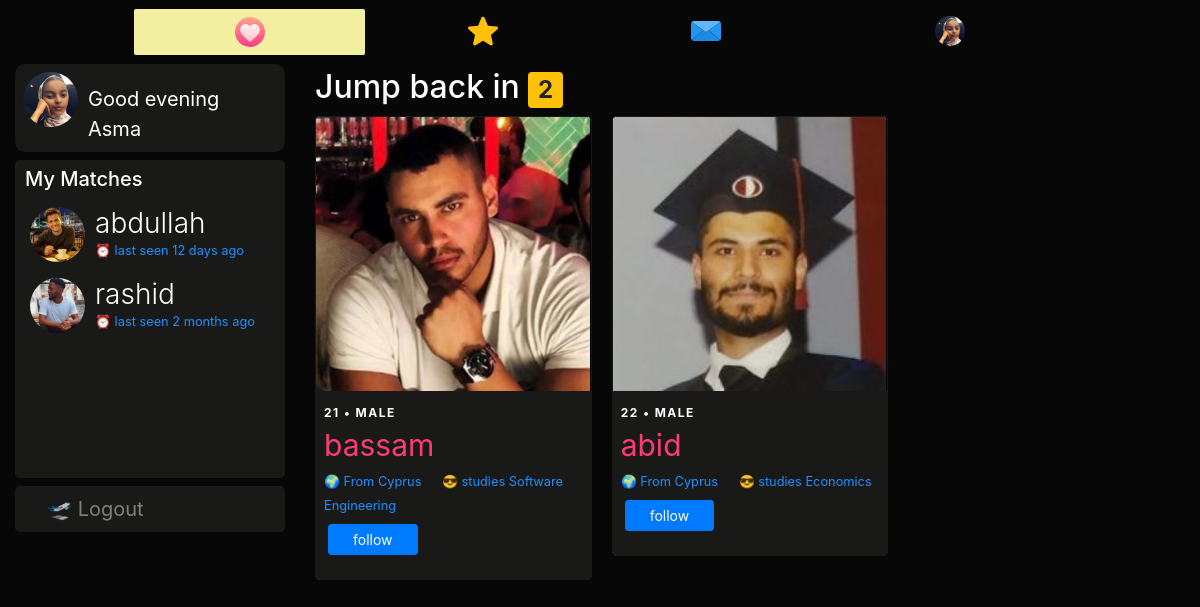
Page /home (signed in) on the committed database.
### dating/models.py (models this page shows, shortened)
class User(db.Model, UserMixin):
	id = db.Column(db.Integer, primary_key=True)
	username = db.Column(db.String(20), unique=True, nullable=False)
	email = db.Column(db.String(120), unique=True, nullable=True)
	dp = db.Column(db.String(20), nullable=False, default='default.jpg')
	dp2 = db.Column(db.String(20), nullable=False, default='flip.png')
	dp3 = db.Column(db.String(20), nullable=False, default='plane.png')
	password = db.Column(db.String(60), nullable=False)
	last_seen = db.Column(db.DateTime, default=datetime.utcnow)
	date_joined = db.Column(db.DateTime, nullable=False, default=datetime.utcnow)
	department = db.Column(db.String(20), nullable=False)
	student_number = db.Column(db.Integer(), unique=True, nullable=True)
	age = db.Column(db.DateTime, nullable=False)
	gender = db.Column(db.String(20), nullable=False)
	country = db.Column(db.String(20), default="Cyprus", nullable=True)
	bio = db.Column(db.String(120), nullable=True)
	private = db.Column(db.Boolean, default=False, nullable=False)
	snapchat = db.Column(db.String(20), default="snapchat", nullable=True)
	instagram = db.Column(db.String(20), default="instagram", nullable=True)
	followed = db.relationship(
		'User', secondary=followers,
		primaryjoin=(followers.c.follower_id == id),
		secondaryjoin=(followers.c.followed_id == id),
		backref=db.backref('followers', lazy='dynamic'), lazy='dynamic')
	messages_sent = db.relationship('Message',
									foreign_keys='Message.sender_id',
									backref='author', lazy='dynamic')
	messages_received = db.relationship('Message',
										foreign_keys='Message.recipient_id',
										backref='recipient', lazy='dynamic')
	last_message_read_time = db.Column(db.DateTime)
	def is_following(self, user):
		return self.followed.filter(followers.c.followed_id == user.id).count() > 0
	def new_messages(self):
		last_read_time = self.last_message_read_time or datetime(1900, 1, 1)
		return Message.query.filter_by(recipient=self).filter(
			Message.timestamp > last_read_time).count()

### dating/routes.py (the view)
@app.route('/')
@app.route('/home', methods=['GET', 'POST'])
def home():
	if current_user.is_authenticated:
		users = User.query.all()
		match_with = set()
		for user in users:
			if not current_user.is_following(user) and current_user.gender != user.gender:
				match_with.add(user)
		hour = datetime.now().hour
		year = datetime.now().year
		greeting = "Good morning" if 5<=hour<12 else "Good afternoon" if hour<18 else "Good evening"
		return render_template('swipe.html', title="Match with friends", match_with=match_with, greeting=greeting, year=year, users=users)
	else:
		return render_template('intro.html', title="Intro")

### dating/models.py (called while the page is built)
@login_manager.user_loader
def load_user(user_id):
	return User.query.get(int(user_id))

### dating/routes.py (called while the page is built)
@app.before_request
def before_request():
	if current_user.is_authenticated:
		current_user.last_seen = datetime.utcnow()
		db.session.commit()

### dating/templates/swipe.html (shortened to what this page needs)
{% extends "layout.html" %}
{% block content %}
<div class="container-fluid">
  <div class="row">
    <div class="col-lg-3 d-none d-lg-block position-fixed">
      <a href="{{ url_for('user_posts',username=current_user.username) }}" style="text-decoration:none;">
      <header class="mb-2">
        <img src="{{ url_for('static', filename='profile_pics/' + current_user.dp) }}" alt="default profile" class="profile-thumbnail">
        <div class="profile-name">
          <span class="mt-2 pt-1" style="font-size:20px;color:#fff;">{{greeting}} {{current_user.username.title()}}</span>
        </div>
      </header>
    </a>
      <div style="background:#191917;padding:7px;cursor:pointer;border-radius:5px;overflow:auto;height:318px;">
        <h5 style="padding-left: 3px;">My Matches</h5>
        {% for user in users if user.is_following(current_user) and current_user.is_following(user) %}
        <a href="{{url_for('message', recipient=user.username)}}" style="text-decoration:none;">
        <header>
        <img src="{{ url_for('static', filename='profile_pics/' + user.dp) }}" alt="default profile" class="profile-thumbnail">
        <div class="profile-name">
          <h3>{{user.username}}</h3>
          <small>⏰ last seen {{ moment(user.last_seen).fromNow() }}</small>
        </div>
      </header>
    </a>
      {% endfor %}
      </div>
        <div class="mt-2" style="background:#191917;padding:8px 8px 8px 32px;font-size:20px;display:block;border-radius:5px;">
        <a href="{{ url_for('logout') }}" style="text-decoration:none;color:#818181;"> 🛫 Logout</a>
        </div>
      </div>
    <div class="col-lg-9 offset-lg-3">
       {% set p_matches = [] %}
     <h2 class="mt-1">Jump back in
      <span id="message_count" class="badge badge-warning" style="visibility: {% if p_matches | length > 0 %}
      visible {% else %} hidden {% endif %};">{{ p_matches | length }} </span>
     </h2>
     <div class="card-columns">
   {% for user in match_with %}
      {% if user %}
      <div class="card" style="border:1px solid #191917;border-radius:5px;">
        <a href="{{ url_for('user_posts',username=user.username) }}" style="text-decoration:none;">
        <div style="display:flex;overflow-x: auto">
          <img class="card-img-top img-fluid" src="{{ url_for('static', filename='profile_pics/' + user.dp) }}" alt="Card image cap" style="min-width:100%;max-height:400px;border-right:1px solid #000;">
        </div></a>
        <div class="card-block p-2" style="background:#191917;">
          <span style="text-transform:uppercase;font-weight:700;font-size:12px;letter-spacing:1.5px;">{{ year - user.age.year }} • {{ user.gender }}</span> <br>
          <a href="{{url_for('user_posts', username=user.username)}}" style="color:#fff;">
            <span class="card-title" style="font-size:30px;color:#FE3C72;">{{user.username}}</span> <br>
          </a>
          {% if user.country %} <small>🌍 From {{user.country}}</small> {% endif %}
          <small class="pl-3">😎 studies {{user.department}}</small>
          <br>
          <div style="display:flex;">
            <p><a class="btn btn-sm btn-primary mt-2 ml-1 px-4" href="{{ url_for('follow', username=user.username) }}">follow</a></p>
          </div>
        </div>
      </div>
    {% endif %}
  {% endfor %}
  </div>
</div>
</div>
{% endblock content %}

### dating/templates/layout.html (shortened to what this page needs)
<!doctype html>
<html lang="en">
  <head>
    <link rel="stylesheet" href="https://stackpath.bootstrapcdn.com/bootstrap/4.3.1/css/bootstrap.min.css">
    <link rel="stylesheet" type="text/css" href="{{ url_for('static', filename='main.css') }}">
  </head>
  <body>
<nav class="navbar navbar-expand-md navbar-dark sticky-top justify-content-center d-none d-lg-block">
   <ul class="nav">
    <li {% if '/home' == request.path %}  class="active" {% endif %}>
      <a href="{{url_for('home')}}"><img src="{{ url_for('static', filename='resources/' + 'swipe.svg') }}" style="width:30px;height:30px;"></a>
    </li>
    <li {% if '/discover' == request.path %}  class="active" {% endif %}>
      <a href="{{url_for('discover')}}"><img src="{{ url_for('static', filename='resources/' + 'like.svg') }}" style="width:30px;height:30px;"></a>
    </li>
    <li {% if '/messages' == request.path %}  class="active" {% endif %}>
      <a href="{{url_for('messages')}}">
        <img src="{{ url_for('static', filename='resources/' + 'message.svg') }}" style="width:30px;height:30px;">
      </a>
    </li>
    <li>
      <a href="{{url_for('user_posts', username=current_user.username)}}">
        {% if current_user.is_authenticated %}
          <img src="{{ url_for('static', filename='profile_pics/' + current_user.dp) }}" style="width:30px;height:30px;border-radius:50%">
        {% else %}
        <img src="https://www.flaticon.com/premium-icon/icons/svg/3133/3133799.svg" style="width:30px;height:30px;">
        {% endif %}
      </a>
    </li>
</ul>
</nav>
  {% block content %} {% endblock %}
  </body>
</html>

### dating/static/main.css (style rules this page uses)
body { background:#070707; color:#fff; }
nav { background:#070707; }
small { color: #1e90ff; }
h3 { font-weight: 300; }
header { display: flex; flex-direction: row; color:#fff; background:#191917; border-radius:10px; padding:8px; cursor:pointer; }
header .profile-thumbnail { width: 55px; height: 55px; border-radius: 50%; }
header .profile-name { display: flex; flex-direction:column; margin-left: 10px; }
header h3, header h4 { display: flex; margin: 0; }

### dating/templates/layout.html (style rules this page uses)
ul.nav { width:80%; margin:0 auto; padding:0; list-style:none; background-color:none; text-align:center; font-family: sans-serif; }
.nav li { display:inline-block; width:25%; margin:0; padding:0; }
.nav a { text-align:center; padding:8px 0 8px 0; margin:0; display:block; text-decoration:none; color: #fff; }
.active { background: #F3EFA1; border: 1px solid #070707; border-radius: 3px; }
ul.nav li:first-child a { border:none; }
ul.nav li:last-child a { border:none; }

### rows in the picture
User: dp (picture), username "Asma"
User: dp (picture), username "abdullah", last_seen "12 days ago"
User: dp (picture), username "rashid", last_seen "2 months ago"
User: dp (picture), year-user.age.year "21", gender "MALE", username "bassam", country "Cyprus", department "Software Engineering"
User: dp (picture), year-user.age.year "22", gender "MALE", username "abid", country "Cyprus", department "Economics"

### other values in the picture
{{ p_matches | length }} "2"
